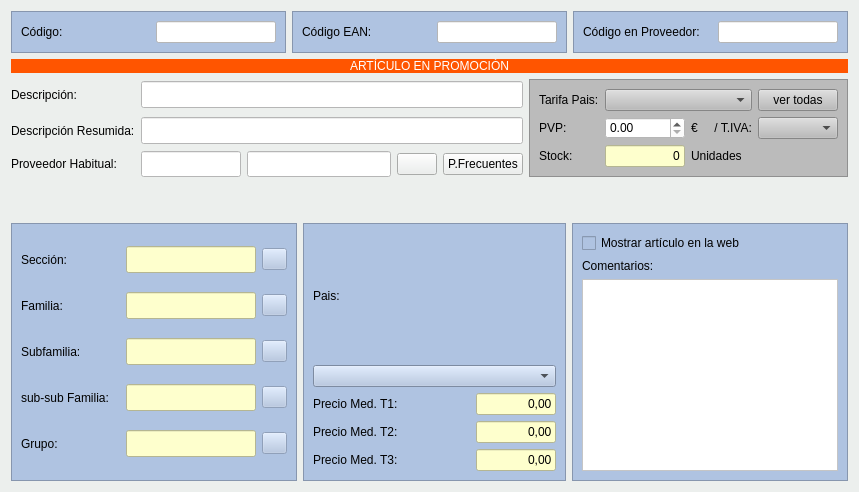
        <widget class="QWidget" name="tab_3">
         <property name="styleSheet">
          <string notr="true">background-color: #ecefed;</string>
         </property>
         <attribute name="title">
          <string>Artículo</string>
         </attribute>
         <layout class="QGridLayout" name="gridLayout_12">
          <item row="1" column="0" rowspan="2" colspan="6">
           <layout class="QGridLayout" name="gridLayout_9">
            <item row="1" column="0">
             <widget class="QLabel" name="label_6">
              <property name="text">
               <string>Descripción:</string>
              </property>
             </widget>
            </item>
            <item row="2" column="0">
             <widget class="QLabel" name="label_7">
              <property name="text">
               <string>Descripción Resumida:</string>
              </property>
             </widget>
            </item>
            <item row="3" column="0">
             <widget class="QLabel" name="label_8">
              <property name="text">
               <string>Proveedor Habitual:</string>
              </property>
             </widget>
            </item>
            <item row="3" column="2">
             <widget class="QLineEdit" name="txtcProveedor">
              <property name="maximumSize">
               <size>
                <width>16777215</width>
                <height>27</height>
               </size>
              </property>
              <property name="styleSheet">
               <string notr="true">background-color: rgb(255, 255, 255);</string>
              </property>
             </widget>
            </item>
            <item row="4" column="0">
             <spacer name="verticalSpacer_4">
              <property name="orientation">
               <enum>Qt::Vertical</enum>
              </property>
              <property name="sizeHint" stdset="0">
               <size>
                <width>20</width>
                <height>40</height>
               </size>
              </property>
             </spacer>
            </item>
            <item row="1" column="5" rowspan="3">
             <widget class="QFrame" name="frame_2">
              <property name="minimumSize">
               <size>
                <width>67</width>
                <height>0</height>
               </size>
              </property>
              <property name="styleSheet">
               <string notr="true">background-color: rgb(187, 187, 187);</string>
              </property>
              <property name="frameShape">
               <enum>QFrame::StyledPanel</enum>
              </property>
              <property name="frameShadow">
               <enum>QFrame::Raised</enum>
              </property>
              <layout class="QGridLayout" name="gridLayout_5">
               <item row="0" column="0">
                <layout class="QGridLayout" name="gridLayout_11">
                 <item row="1" column="0">
                  <widget class="QLabel" name="label_12">
                   <property name="text">
                    <string>PVP:</string>
                   </property>
                  </widget>
                 </item>
                 <item row="2" column="2">
                  <widget class="QLineEdit" name="txtnStockReal">
                   <property name="enabled">
                    <bool>false</bool>
                   </property>
                   <property name="maximumSize">
                    <size>
                     <width>80</width>
                     <height>16777215</height>
                    </size>
                   </property>
                   <property name="styleSheet">
                    <string notr="true">color: rgb(0, 0, 0);
background-color: rgb(254, 255, 205);</string>
                   </property>
                   <property name="text">
                    <string>0</string>
                   </property>
                   <property name="alignment">
                    <set>Qt::AlignRight|Qt::AlignTrailing|Qt::AlignVCenter</set>
                   </property>
                  </widget>
                 </item>
                 <item row="2" column="3">
                  <widget class="QLabel" name="label_38">
                   <property name="text">
                    <string>Unidades</string>
                   </property>
                  </widget>
                 </item>
                 <item row="0" column="2" colspan="2">
                  <widget class="QComboBox" name="cboPais2"/>
                 </item>
                 <item row="2" column="0">
                  <widget class="QLabel" name="label_13">
                   <property name="text">
                    <string>Stock:</string>
                   </property>
                  </widget>
                 </item>
                 <item row="0" column="0">
                  <widget class="QLabel" name="textoPais1">
                   <property name="text">
                    <string>Tarifa Pais:</string>
                   </property>
                  </widget>
                 </item>
                 <item row="0" column="4">
                  <widget class="QPushButton" name="btnVerTarifasporPais">
                   <property name="text">
                    <string>ver todas</string>
                   </property>
                  </widget>
                 </item>
                 <item row="1" column="3">
                  <widget class="QLabel" name="label_37">
                   <property name="text">
                    <string>€     / T.IVA:</string>
                   </property>
                  </widget>
                 </item>
                 <item row="1" column="4">
                  <widget class="QComboBox" name="cboTipoIVA_2"/>
                 </item>
                 <item row="1" column="2">
                  <widget class="QDoubleSpinBox" name="txtrTarifa1">
                   <property name="styleSheet">
                    <string notr="true">background-color: rgb(255, 255, 255);</string>
                   </property>
                  </widget>
                 </item>
                </layout>
               </item>
              </layout>
             </widget>
            </item>
            <item row="3" column="4">
             <widget class="QPushButton" name="pushButton">
              <property name="text">
               <string>P.Frecuentes</string>
              </property>
             </widget>
            </item>
            <item row="2" column="1" colspan="4">
             <widget class="QLineEdit" name="txtcDescripcionResumida">
              <property name="maximumSize">
               <size>
                <width>16777215</width>
                <height>27</height>
               </size>
              </property>
              <property name="styleSheet">
               <string notr="true">background-color: rgb(255, 255, 255);</string>
              </property>
             </widget>
            </item>
            <item row="1" column="1" colspan="4">
             <widget class="QLineEdit" name="txtcDescripcion">
              <property name="maximumSize">
               <size>
                <width>16777215</width>
                <height>27</height>
               </size>
              </property>
              <property name="styleSheet">
               <string notr="true">background-color: rgb(255, 255, 255);</string>
              </property>
             </widget>
            </item>
            <item row="3" column="3">
             <widget class="QPushButton" name="btnBuscarProveedor">
              <property name="text">
               <string/>
              </property>
              <property name="icon">
               <iconset resource="../terra.qrc">
                <normaloff>:/Icons/PNG/search.png</normaloff>:/Icons/PNG/search.png</iconset>
              </property>
              <property name="iconSize">
               <size>
                <width>16</width>
                <height>16</height>
               </size>
              </property>
             </widget>
            </item>
            <item row="3" column="1">
             <widget class="QLineEdit" name="txtCodigoProveedor">
              <property name="minimumSize">
               <size>
                <width>100</width>
                <height>0</height>
               </size>
              </property>
              <property name="maximumSize">
               <size>
                <width>100</width>
                <height>27</height>
               </size>
              </property>
              <property name="styleSheet">
               <string notr="true">background-color: rgb(255, 255, 255);</string>
              </property>
             </widget>
            </item>
            <item row="0" column="0" colspan="6">
             <widget class="QLabel" name="label_17">
              <property name="styleSheet">
               <string notr="true">background-color: rgb(255, 85, 0);
font: 75 9pt &quot;Cantarell&quot;;
color: rgb(255, 255, 255);</string>
              </property>
              <property name="locale">
               <locale language="Spanish" country="Spain"/>
              </property>
              <property name="text">
               <string>ARTÍCULO EN PROMOCIÓN</string>
              </property>
              <property name="alignment">
               <set>Qt::AlignCenter</set>
              </property>
             </widget>
            </item>
           </layout>
          </item>
          <item row="0" column="0" colspan="6">
           <layout class="QHBoxLayout" name="horizontalLayout_6">
            <item>
             <widget class="QFrame" name="frame_13">
              <property name="maximumSize">
               <size>
                <width>16777215</width>
                <height>45</height>
               </size>
              </property>
              <property name="styleSheet">
               <string notr="true">background-color: rgb(175,195,225);</string>
              </property>
              <property name="frameShape">
               <enum>QFrame::StyledPanel</enum>
              </property>
              <property name="frameShadow">
               <enum>QFrame::Raised</enum>
              </property>
              <layout class="QHBoxLayout" name="horizontalLayout_4">
               <item>
                <widget class="QLabel" name="label_2">
                 <property name="text">
                  <string>Código: </string>
                 </property>
                </widget>
               </item>
               <item>
                <widget class="QLineEdit" name="txtcCodigo">
                 <property name="maximumSize">
                  <size>
                   <width>120</width>
                   <height>16777215</height>
                  </size>
                 </property>
                 <property name="styleSheet">
                  <string notr="true">background-color: rgb(255, 255, 255);</string>
                 </property>
                </widget>
               </item>
              </layout>
             </widget>
            </item>
            <item>
             <widget class="QFrame" name="frame_12">
              <property name="maximumSize">
               <size>
                <width>16777215</width>
                <height>45</height>
               </size>
              </property>
              <property name="styleSheet">
               <string notr="true">background-color: rgb(175,195,225);
</string>
              </property>
              <property name="frameShape">
               <enum>QFrame::StyledPanel</enum>
              </property>
              <property name="frameShadow">
               <enum>QFrame::Raised</enum>
              </property>
              <layout class="QHBoxLayout" name="horizontalLayout_5">
               <item>
                <widget class="QLabel" name="label_3">
                 <property name="text">
                  <string>Código EAN:</string>
                 </property>
                </widget>
               </item>
               <item>
                <widget class="QLineEdit" name="txtcCodigoBarras">
                 <property name="maximumSize">
                  <size>
                   <width>120</width>
                   <height>16777215</height>
                  </size>
                 </property>
                 <property name="styleSheet">
                  <string notr="true">background-color: rgb(255, 255, 255);</string>
                 </property>
                </widget>
               </item>
              </layout>
              <zorder>txtcCodigoBarras</zorder>
              <zorder>label_3</zorder>
             </widget>
            </item>
            <item>
             <widget class="QFrame" name="frame_11">
              <property name="maximumSize">
               <size>
                <width>16777215</width>
                <height>45</height>
               </size>
              </property>
              <property name="styleSheet">
               <string notr="true">background-color: rgb(175,195,225);
</string>
              </property>
              <property name="frameShape">
               <enum>QFrame::StyledPanel</enum>
              </property>
              <property name="frameShadow">
               <enum>QFrame::Raised</enum>
              </property>
              <layout class="QHBoxLayout" name="horizontalLayout_3">
               <item>
                <widget class="QLabel" name="label_4">
                 <property name="text">
                  <string>Código en Proveedor:</string>
                 </property>
                </widget>
               </item>
               <item>
                <widget class="QLineEdit" name="txtcCodigoFabricante">
                 <property name="maximumSize">
                  <size>
                   <width>120</width>
                   <height>16777215</height>
                  </size>
                 </property>
                 <property name="styleSheet">
                  <string notr="true">background-color: rgb(255, 255, 255);</string>
                 </property>
                 <property name="text">
                  <string/>
                 </property>
                 <property name="alignment">
                  <set>Qt::AlignLeading|Qt::AlignLeft|Qt::AlignVCenter</set>
                 </property>
                </widget>
               </item>
              </layout>
             </widget>
            </item>
           </layout>
          </item>
          <item row="3" column="4" rowspan="3" colspan="2">
           <widget class="QFrame" name="frame_10">
            <property name="styleSheet">
             <string notr="true">background-color: rgb(175,195,225);
</string>
            </property>
            <property name="frameShape">
             <enum>QFrame::StyledPanel</enum>
            </property>
            <property name="frameShadow">
             <enum>QFrame::Raised</enum>
            </property>
            <layout class="QGridLayout" name="gridLayout_13">
             <item row="1" column="0">
              <widget class="QLabel" name="label_18">
               <property name="text">
                <string>Comentarios:</string>
               </property>
              </widget>
             </item>
             <item row="2" column="0">
              <widget class="QTextEdit" name="txttComentario">
               <property name="styleSheet">
                <string notr="true">background-color: rgb(255, 255, 255);</string>
               </property>
              </widget>
             </item>
             <item row="0" column="0">
              <widget class="QCheckBox" name="chklMostrarWeb">
               <property name="toolTip">
                <string>Seleccionar si se desea que el artículo aparezca en la tienda virtual en su web</string>
               </property>
               <property name="text">
                <string>Mostrar artículo en la web</string>
               </property>
              </widget>
             </item>
            </layout>
           </widget>
          </item>
          <item row="3" column="2" rowspan="3" colspan="2">
           <widget class="QFrame" name="frame_14">
            <property name="styleSheet">
             <string notr="true">background-color: rgb(175,195,225);
</string>
            </property>
            <property name="frameShape">
             <enum>QFrame::StyledPanel</enum>
            </property>
            <property name="frameShadow">
             <enum>QFrame::Raised</enum>
            </property>
            <layout class="QGridLayout" name="gridLayout_10">
             <item row="0" column="0">
              <widget class="QLabel" name="textopais2">
               <property name="text">
                <string>Pais:</string>
               </property>
              </widget>
             </item>
             <item row="1" column="0" colspan="2">
              <widget class="QComboBox" name="cboPais1"/>
             </item>
             <item row="2" column="0">
              <widget class="QLabel" name="label_39">
               <property name="minimumSize">
                <size>
                 <width>101</width>
                 <height>0</height>
                </size>
               </property>
               <property name="text">
                <string>Precio Med. T1:</string>
               </property>
              </widget>
             </item>
             <item row="2" column="1">
              <widget class="QLineEdit" name="txtrPrecioMedio1">
               <property name="enabled">
                <bool>false</bool>
               </property>
               <property name="maximumSize">
                <size>
                 <width>80</width>
                 <height>16777215</height>
                </size>
               </property>
               <property name="styleSheet">
                <string notr="true">background-color: rgb(254, 255, 205);
color: rgb(0, 0, 0);</string>
               </property>
               <property name="text">
                <string>0,00</string>
               </property>
               <property name="alignment">
                <set>Qt::AlignRight|Qt::AlignTrailing|Qt::AlignVCenter</set>
               </property>
              </widget>
             </item>
             <item row="3" column="0">
              <widget class="QLabel" name="label_40">
               <property name="minimumSize">
                <size>
                 <width>101</width>
                 <height>0</height>
                </size>
               </property>
               <property name="text">
                <string>Precio Med. T2:</string>
               </property>
              </widget>
             </item>
             <item row="3" column="1">
              <widget class="QLineEdit" name="txtrPrecioMedio2">
               <property name="enabled">
                <bool>false</bool>
               </property>
               <property name="maximumSize">
                <size>
                 <width>80</width>
                 <height>16777215</height>
                </size>
               </property>
               <property name="styleSheet">
                <string notr="true">background-color: rgb(254, 255, 205);
color: rgb(0, 0, 0);</string>
               </property>
               <property name="text">
                <string>0,00</string>
               </property>
               <property name="alignment">
                <set>Qt::AlignRight|Qt::AlignTrailing|Qt::AlignVCenter</set>
               </property>
              </widget>
             </item>
             <item row="4" column="0">
              <widget class="QLabel" name="label_41">
               <property name="minimumSize">
                <size>
                 <width>101</width>
                 <height>0</height>
                </size>
               </property>
               <property name="text">
                <string>Precio Med. T3:</string>
               </property>
              </widget>
             </item>
             <item row="4" column="1">
              <widget class="QLineEdit" name="txtrPrecioMedio3">
               <property name="enabled">
                <bool>false</bool>
               </property>
               <property name="maximumSize">
                <size>
                 <width>80</width>
                 <height>16777215</height>
                </size>
               </property>
               <property name="styleSheet">
                <string notr="true">background-color: rgb(254, 255, 205);
color: rgb(0, 0, 0);</string>
               </property>
               <property name="text">
                <string>0,00</string>
               </property>
               <property name="alignment">
                <set>Qt::AlignRight|Qt::AlignTrailing|Qt::AlignVCenter</set>
               </property>
              </widget>
             </item>
            </layout>
           </widget>
          </item>
          <item row="3" column="0" rowspan="3" colspan="2">
           <widget class="QFrame" name="frame_3">
            <property name="minimumSize">
             <size>
              <width>286</width>
              <height>0</height>
             </size>
            </property>
            <property name="styleSheet">
             <string notr="true">background-color: rgb(175,195,225);
</string>
            </property>
            <property name="frameShape">
             <enum>QFrame::StyledPanel</enum>
            </property>
            <property name="frameShadow">
             <enum>QFrame::Raised</enum>
            </property>
            <layout class="QGridLayout" name="gridLayout_6">
             <item row="0" column="0">
              <widget class="QLabel" name="label_9">
               <property name="text">
                <string>Sección:</string>
               </property>
              </widget>
             </item>
             <item row="0" column="1">
              <widget class="QLineEdit" name="txtcSeccion">
               <property name="enabled">
                <bool>false</bool>
               </property>
               <property name="minimumSize">
                <size>
                 <width>0</width>
                 <height>27</height>
                </size>
               </property>
               <property name="maximumSize">
                <size>
                 <width>130</width>
                 <height>27</height>
                </size>
               </property>
               <property name="autoFillBackground">
                <bool>false</bool>
               </property>
               <property name="styleSheet">
                <string notr="true">background-color: rgb(254, 255, 205);
color: rgb(0, 0, 0);</string>
               </property>
              </widget>
             </item>
             <item row="0" column="2">
              <widget class="QPushButton" name="botBuscarSeccion">
               <property name="enabled">
                <bool>false</bool>
               </property>
               <property name="sizePolicy">
                <sizepolicy hsizetype="Fixed" vsizetype="Fixed">
                 <horstretch>0</horstretch>
                 <verstretch>0</verstretch>
                </sizepolicy>
               </property>
               <property name="maximumSize">
                <size>
                 <width>25</width>
                 <height>16777215</height>
                </size>
               </property>
               <property name="text">
                <string/>
               </property>
               <property name="icon">
                <iconset resource="../terra.qrc">
                 <normaloff>:/Icons/PNG/search.png</normaloff>:/Icons/PNG/search.png</iconset>
               </property>
               <property name="iconSize">
                <size>
                 <width>16</width>
                 <height>16</height>
                </size>
               </property>
              </widget>
             </item>
             <item row="1" column="0">
              <widget class="QLabel" name="label_10">
               <property name="text">
                <string>Familia:</string>
               </property>
              </widget>
             </item>
             <item row="1" column="1">
              <widget class="QLineEdit" name="txtcFamilia">
               <property name="enabled">
                <bool>false</bool>
               </property>
               <property name="minimumSize">
                <size>
                 <width>0</width>
                 <height>27</height>
                </size>
               </property>
               <property name="maximumSize">
                <size>
                 <width>130</width>
                 <height>27</height>
                </size>
               </property>
               <property name="autoFillBackground">
                <bool>false</bool>
               </property>
               <property name="styleSheet">
                <string notr="true">background-color: rgb(254, 255, 205);
color: rgb(0, 0, 0);</string>
               </property>
              </widget>
             </item>
             <item row="1" column="2">
              <widget class="QPushButton" name="botBuscarFamilia">
               <property name="enabled">
                <bool>false</bool>
               </property>
               <property name="maximumSize">
                <size>
                 <width>25</width>
                 <height>16777215</height>
                </size>
               </property>
               <property name="text">
                <string/>
               </property>
               <property name="icon">
                <iconset resource="../terra.qrc">
                 <normaloff>:/Icons/PNG/search.png</normaloff>:/Icons/PNG/search.png</iconset>
               </property>
               <property name="iconSize">
                <size>
                 <width>16</width>
                 <height>16</height>
                </size>
               </property>
              </widget>
             </item>
             <item row="2" column="0">
              <widget class="QLabel" name="label_11">
               <property name="text">
                <string>Subfamilia:</string>
               </property>
              </widget>
             </item>
             <item row="2" column="1">
              <widget class="QLineEdit" name="txtcSubFamilia">
               <property name="enabled">
                <bool>false</bool>
               </property>
               <property name="minimumSize">
                <size>
                 <width>0</width>
                 <height>27</height>
                </size>
               </property>
               <property name="maximumSize">
                <size>
                 <width>130</width>
                 <height>27</height>
                </size>
               </property>
               <property name="autoFillBackground">
                <bool>false</bool>
               </property>
               <property name="styleSheet">
                <string notr="true">background-color: rgb(254, 255, 205);
color: rgb(0, 0, 0);</string>
               </property>
              </widget>
             </item>
             <item row="2" column="2">
              <widget class="QPushButton" name="botBuscarSubfamilia">
               <property name="enabled">
                <bool>false</bool>
               </property>
               <property name="maximumSize">
                <size>
                 <width>25</width>
                 <height>16777215</height>
                </size>
               </property>
               <property name="text">
                <string/>
               </property>
               <property name="icon">
                <iconset resource="../terra.qrc">
                 <normaloff>:/Icons/PNG/search.png</normaloff>:/Icons/PNG/search.png</iconset>
               </property>
               <property name="iconSize">
                <size>
                 <width>16</width>
                 <height>16</height>
                </size>
               </property>
              </widget>
             </item>
             <item row="3" column="0">
              <widget class="QLabel" name="label_15">
               <property name="text">
                <string>sub-sub Familia:</string>
               </property>
              </widget>
             </item>
             <item row="3" column="1">
              <widget class="QLineEdit" name="txtcSubFamilia_2">
               <property name="enabled">
                <bool>false</bool>
               </property>
               <property name="minimumSize">
                <size>
                 <width>0</width>
                 <height>27</height>
                </size>
               </property>
               <property name="maximumSize">
                <size>
                 <width>130</width>
                 <height>27</height>
                </size>
               </property>
               <property name="autoFillBackground">
                <bool>false</bool>
               </property>
               <property name="styleSheet">
                <string notr="true">background-color: rgb(254, 255, 205);
color: rgb(0, 0, 0);</string>
               </property>
              </widget>
             </item>
             <item row="3" column="2">
              <widget class="QPushButton" name="botBuscarSubfamilia_2">
               <property name="enabled">
                <bool>false</bool>
               </property>
               <property name="maximumSize">
                <size>
                 <width>25</width>
                 <height>16777215</height>
                </size>
               </property>
               <property name="text">
                <string/>
               </property>
               <property name="icon">
                <iconset resource="../terra.qrc">
                 <normaloff>:/Icons/PNG/search.png</normaloff>:/Icons/PNG/search.png</iconset>
               </property>
               <property name="iconSize">
                <size>
                 <width>16</width>
                 <height>16</height>
                </size>
               </property>
              </widget>
             </item>
             <item row="4" column="0">
              <widget class="QLabel" name="label_16">
               <property name="text">
                <string>Grupo:</string>
               </property>
              </widget>
             </item>
             <item row="4" column="1">
              <widget class="QLineEdit" name="txtcSubFamilia_3">
               <property name="enabled">
                <bool>false</bool>
               </property>
               <property name="minimumSize">
                <size>
                 <width>0</width>
                 <height>27</height>
                </size>
               </property>
               <property name="maximumSize">
                <size>
                 <width>130</width>
                 <height>27</height>
                </size>
               </property>
               <property name="autoFillBackground">
                <bool>false</bool>
               </property>
               <property name="styleSheet">
                <string notr="true">background-color: rgb(254, 255, 205);
color: rgb(0, 0, 0);</string>
               </property>
              </widget>
             </item>
             <item row="4" column="2">
              <widget class="QPushButton" name="botBuscarSubfamilia_3">
               <property name="enabled">
                <bool>false</bool>
               </property>
               <property name="maximumSize">
                <size>
                 <width>25</width>
                 <height>16777215</height>
                </size>
               </property>
               <property name="text">
                <string/>
               </property>
               <property name="icon">
                <iconset resource="../terra.qrc">
                 <normaloff>:/Icons/PNG/search.png</normaloff>:/Icons/PNG/search.png</iconset>
               </property>
               <property name="iconSize">
                <size>
                 <width>16</width>
                 <height>16</height>
                </size>
               </property>
              </widget>
             </item>
            </layout>
           </widget>
          </item>
         </layout>
        </widget>
